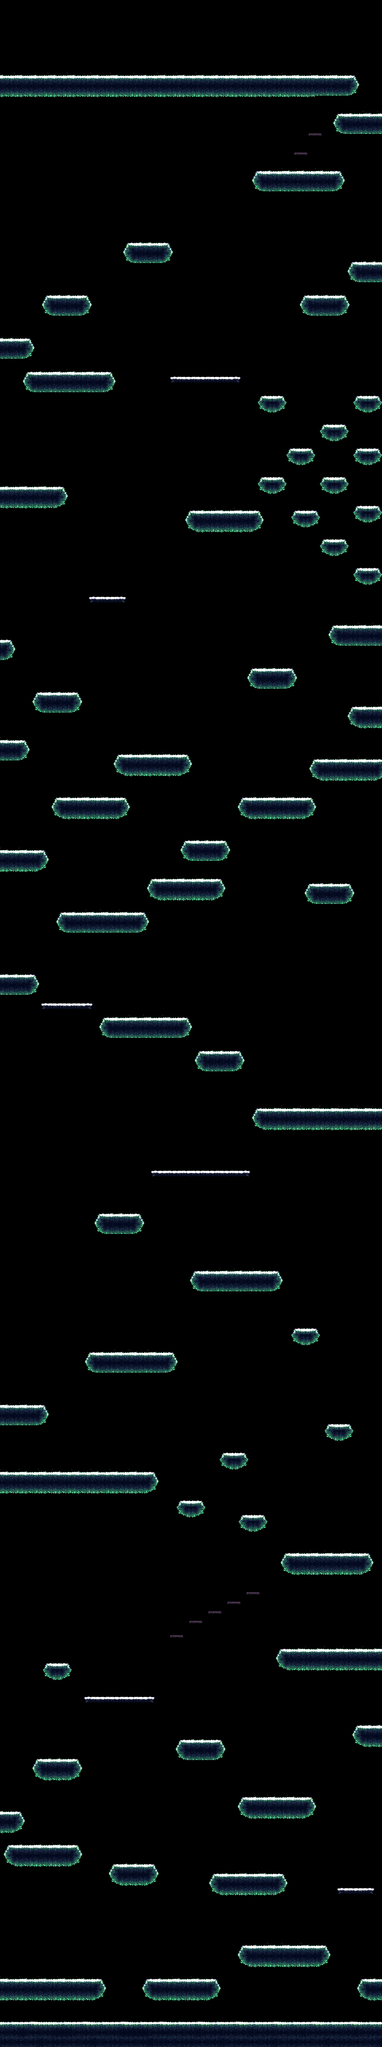

This game map was drawn from its Tiled (.tmx) file and the tilesets committed beside it. A one-line description and the trimmed map source follow:
An orthogonal 80x428 tile map with 16x16 px tiles, 1 tile layer (Livello tile 1) and 13 objects (rotating0, rotating1, fading0, fading1, fading2, ...).

<map version="1.5" tiledversion="1.7.2" orientation="orthogonal" renderorder="right-down" width="80" height="428" tilewidth="16" tileheight="16" infinite="0" nextlayerid="5" nextobjectid="16">
 <editorsettings>
  <export target="livelloPlatformVerticaleProva.json" format="json" />
 </editorsettings>
 <tileset firstgid="1" name="SET1_Mainlev_build_CON_NEVE" tilewidth="16" tileheight="16" tilecount="1020" columns="34">
  <image source="../../risorseGrafiche/risorseTmp_perTest/ipotesiPlatform/ip0/SET1_Mainlev_build_CON_NEVE.png" trans="ff00ff" width="544" height="480" />
 </tileset>
 <layer id="1" name="Livello tile 1" width="80" height="428">
  <data>[34240 cells, 5277 non-empty, 81 distinct tile ids]</data>
 </layer>
 <objectgroup id="4" name="rotatingPlatforms">
  <object id="10" name="rotating0" x="501" y="3904" width="344" height="42" />
  <object id="11" name="rotating1" x="133.333" y="3336.36" width="187.879" height="51.5152" />
 </objectgroup>
 <objectgroup id="3" name="fadingPlatforms">
  <object id="5" name="fading0" x="568" y="5468" width="47" height="13" />
  <object id="6" name="fading1" x="633.818" y="5417.64" width="44.1818" height="14.1818" />
  <object id="7" name="fading2" x="695.636" y="5386.91" width="50.9091" height="14.9091" />
  <object id="8" name="fading3" x="759.273" y="5356" width="49.0909" height="12.9091" />
  <object id="9" name="fading4" x="824.182" y="5323.64" width="47.2727" height="12.7273" />
  <object id="14" name="fading6" x="982" y="502.5" width="52" height="19.5" />
  <object id="15" name="fading5" x="1033" y="441" width="47" height="18" />
 </objectgroup>
 <objectgroup id="2" name="movingPlatforms">
  <object id="1" name="platform0" x="1081.82" y="6260.61" width="196.97" height="115.152" />
  <object id="4" name="platform1" x="264" y="5656" width="274" height="60" />
  <object id="12" name="platform2" x="289" y="1988" width="138" height="35" />
  <object id="13" name="platform3" x="551.515" y="1245.45" width="266.667" height="42.4242" />
 </objectgroup>
</map>
